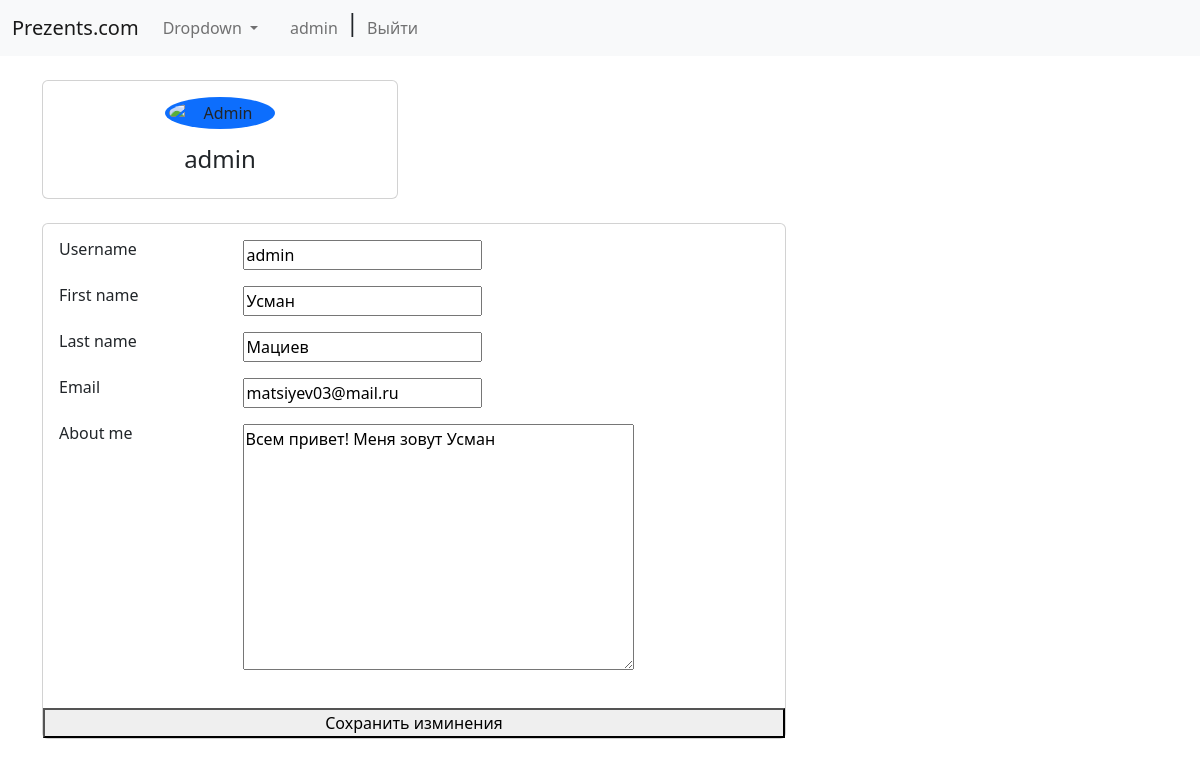
Page /profiles/edit_profile/1/ on the earlier database version.
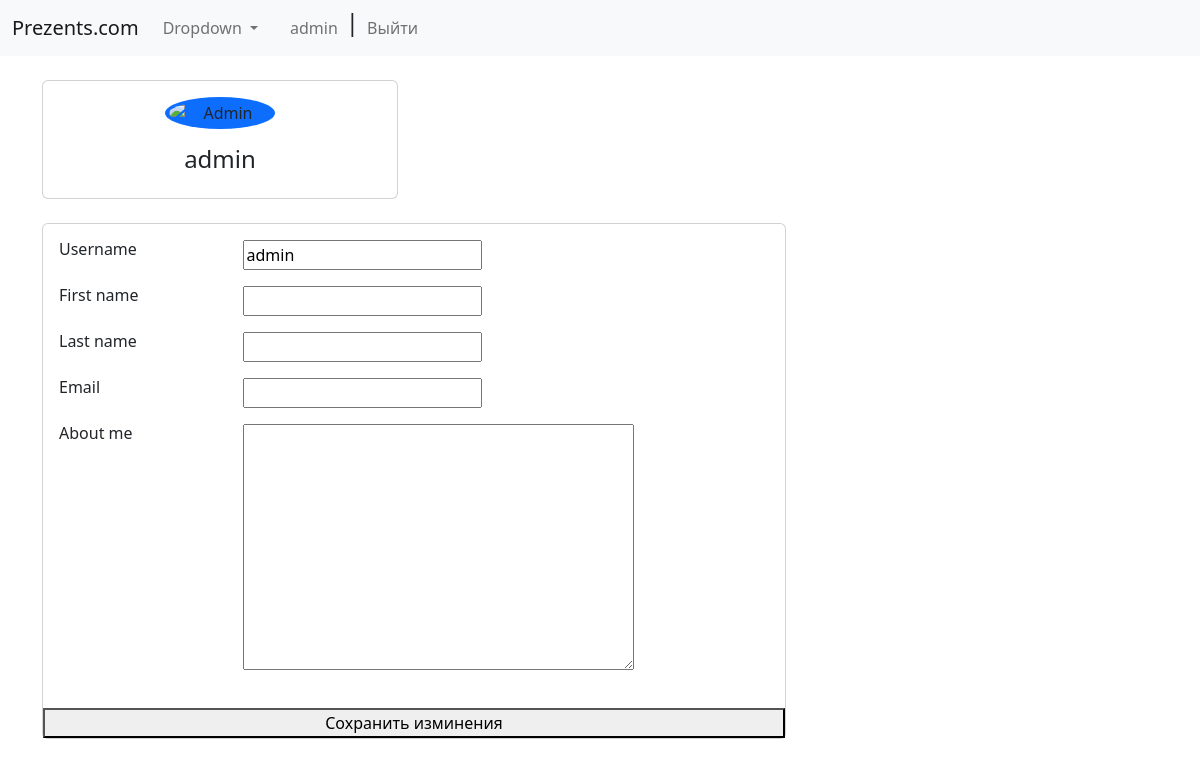
Same page on the later database version.
### users/models.py (models this page shows)
class User(AbstractUser):
    description = models.TextField()
    image = models.ImageField(upload_to='photo/', blank=True)
    def __str__(self) -> str:
        return self.username
    class Meta:
        verbose_name = 'user'
        verbose_name_plural = 'users'

### user_profile/views.py (the view, shortened to what this page needs)
# urls.py: path('edit_profile/<int:pk>/', views.ProfileCreateView.as_view(), name='create_profile'),
class ProfileCreateView(UpdateView):
    model = User
    template_name = 'profile/create_profile.html'
    fields = ['username', 'first_name', 'last_name', 'email', 'description']

### templates/profile/create_profile.html (shortened to what this page needs)
{% extends 'base.html' %}
{% block content %}
<br>
 <div class="container">
    <div class="main-body">
        <div class="row">
            <div class="col-lg-4">
                <div class="card">
                    <div class="card-body">
                        <div class="d-flex flex-column align-items-center text-center">
                            <img src="https://bootdey.com/img/Content/avatar/avatar7.png" alt="Admin" class="rounded-circle p-1 bg-primary" width="110">
                            <div class="mt-3">
                                <h4>{{ object.username }}</h4>
                        </div>
                        </div>
                    </div>
                </div>
            </div>
            <form action="" method="post">
                <br>
            <div class="col-lg-8">
                <div class="card">
                    <div class="card-body">
                        <div class="row mb-3">
                            <div class="col-sm-3">
                                <h6 class="mb-0">Username</h6>
                            </div>
                            <div class="col-sm-9 text-secondary">
                                {{ form.username}}
                            </div>
                        </div>
                        <div class="row mb-3">
                            <div class="col-sm-3">
                                <h6 class="mb-0">First name</h6>
                            </div>
                            <div class="col-sm-9 text-secondary">
                                {{ form.first_name }}
                            </div>
                        </div>
                        <div class="row mb-3">
                            <div class="col-sm-3">
                                <h6 class="mb-0">Last name</h6>
                            </div>
                            <div class="col-sm-9 text-secondary">
                                {{ form.last_name }}
                            </div>
                        </div>
                        <div class="row mb-3">
                            <div class="col-sm-3">
                                <h6 class="mb-0">Email</h6>
                            </div>
                            <div class="col-sm-9 text-secondary">
                                {{ form.email }}
                            </div>
                        </div>
                        <div class="row mb-3">
                            <div class="col-sm-3">
                                <h6 class="mb-0">About me</h6>
                            </div>
                            <div class="col-sm-9 text-secondary">
                                {{ form.description}}
                            </div>
                        </div>
                    </div>
                    <button>Сохранить изминения </button>
                </div>
            </form>
    </div>
</div>
{% endblock %}

### templates/base.html (shortened to what this page needs)
<!DOCTYPE html>
<html lang="en">
<head>
    <link href="https://cdn.jsdelivr.net/npm/bootstrap@5.2.2/dist/css/bootstrap.min.css" rel="stylesheet">
</head>
<body>
    <nav class="navbar navbar-expand-lg bg-light">
        <div class="container-fluid">
          <a class="navbar-brand" href="{% url 'index' %}">Prezents.com</a>
          <div class="collapse navbar-collapse" id="navbarSupportedContent">
            <ul class="navbar-nav me-auto mb-2 mb-lg-0">
              {% if user.is_authenticated %}
              <li class="nav-item dropdown">
                <a class="nav-link dropdown-toggle" href="#" role="button" data-bs-toggle="dropdown" aria-expanded="false">
                  Dropdown
                </a>
              </li>
              <li class="nav-item">
                <a class="nav-link disabled"></a>
              </li>
            <li class="nav-item">
              <a class="nav-link" href="{% url 'user_profile' user.id %}">{{ user}}</a>
            </li>
            <h4>|</h4>
            <li class="nav-item">
               <a class="nav-link" href="{% url 'logout' %}">Выйти</a>
            </li>
            {% endif %}
          </div>
        </div>
      </nav>
    {% block content %}
    {% endblock %}
</body>
</html>

Differences in the rows shown:
changed User "admin": first_name "Усман" → (not shown); last_name "Мациев" → (not shown); email "matsiyev03@mail.ru" → (not shown); description "Всем привет! Меня зовут Усман" → (not shown)
